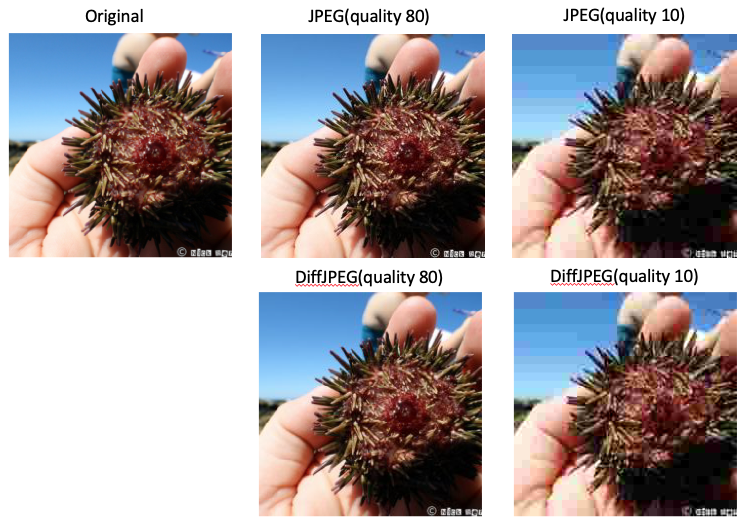
#> input picture models/OSN/DiffJPEG/diffjpeg.png, 748 x 525 px
$ python -i gen_copymove_inpainting_mask.py   (imports and definitions only)
#> lines starting #> are read from the running program, lines starting #| are printed output that depends on the picture; after the words box and inside, x2 and y2 are one past the last pixel; in counts of white or black regions, pixels touching at a corner belong together
#> further down, picture is the input picture: shape (525, 748, 3); mean B, G, R 160.6, 158.3, 166.3
# import the necessary packages
import os

import numpy as np
import argparse
import cv2
from PIL import Image
from pathlib import Path
from tqdm import tqdm

# image_root = '/home/zzt/Python_Projects/MVSS-Net/MVSS-Net-train/data/Casiav2/images/Au/'
# images = os.listdir(image_root)
# mask_saveroot = '../masks/'


def gen_mask_imginput(image):

    # load the original input image and display it to our screen
    # image = cv2.imread(image_path)

    h = image.shape[0]
#> h = 525
    w = image.shape[1]
#> w = 748
    length = np.random.randint((w // 100 * 5)+1, (w // 100 * 75)+1)  # 5%-75%的width
#> length = 208
    # print(length)
    mask = np.zeros((h, w), dtype="uint8")

    y = np.random.randint(0, h)
#> y = 192
    x = np.random.randint(0, w)
#> x = 707

    y1 = np.clip(y - length // 2, 0, h)
#> y1 = 88
    y2 = np.clip(y + length // 2, 0, h)
#> y2 = 296
    x1 = np.clip(x - length // 2, 0, w)
#> x1 = 603
    x2 = np.clip(x + length // 2, 0, w)
#> x2 = 748

    mask[y1: y2, x1: x2] = 255

    # mask = np.zeros(image.shape[:2], dtype="uint8")
    # cv2.rectangle(mask, (0, 0), (20, 20), 255, -1)
    # cv2.imshow("Rectangular Mask", mask)

    # apply our mask -- notice how only the person in the image is
    # cropped out
    masked = cv2.bitwise_and(image, image, mask=mask)
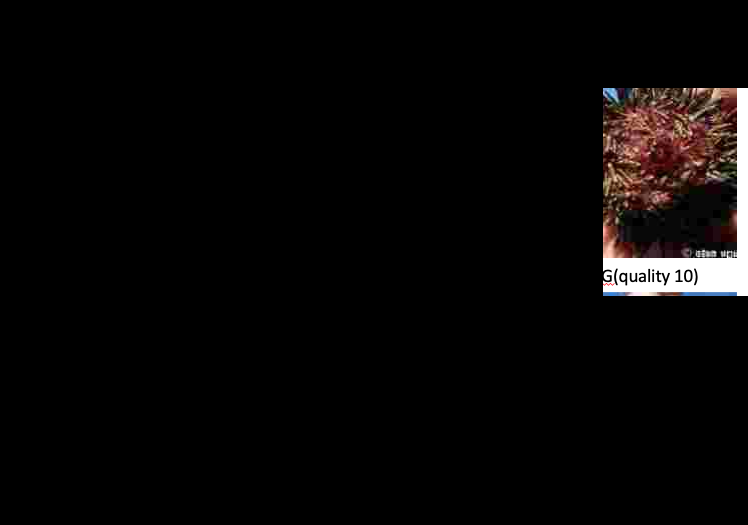
#> masked: shape (525, 748, 3); mean B, G, R 6.7, 7.1, 8.8
    # cv2.imshow("Mask Applied to Image", masked)
    # cv2.waitKey(0)

    # now, let's make a circular mask with a radius of 100 pixels and
    # apply the mask again
    mask_circle = np.zeros(image.shape[:2], dtype="uint8")
    mask_circle = cv2.circle(mask_circle, ((x1 + x2) // 2, (y1 + y2) // 2), length // 2, 255, -1)
    masked_circle = cv2.bitwise_and(image, image, mask=mask_circle)

    # show the output images
    # cv2.imshow("Circular Mask", mask_circle)
    # cv2.imshow("Mask Applied to Image", masked_circle)
    # cv2.waitKey(0)

    flag = np.random.randint(2)
    # print(flag)
    if flag == 0:
        mask_rect = Image.fromarray(cv2.cvtColor(mask, cv2.COLOR_BGR2RGB))
        # mask_savepath = os.path.join(mask_saveroot, Path(image_name).stem + '_gt.png')
        # mask_rect.save(mask_savepath)
        return mask_rect

    else:
        mask_circ = Image.fromarray(cv2.cvtColor(mask_circle, cv2.COLOR_BGR2RGB))
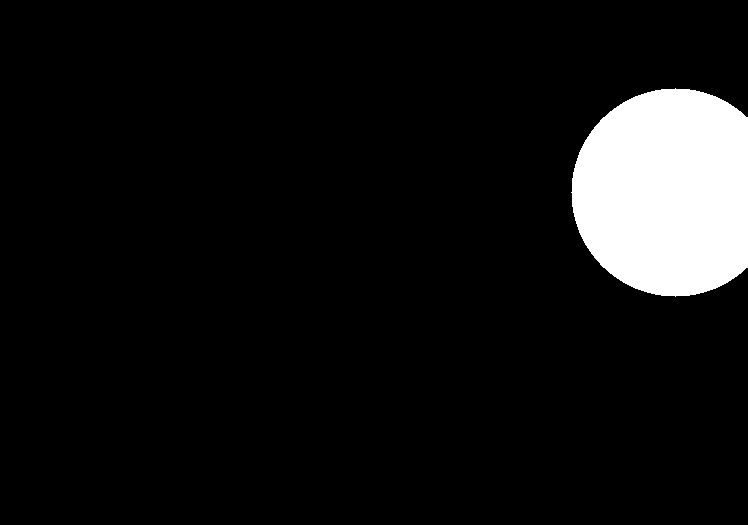
#> mask_circ: PIL image 748x525 RGB; 7.8% white; 1 white region, box (x1, y1, x2, y2) and area: (571, 88, 748, 297) 30715
        # mask_savepath = os.path.join(mask_saveroot, Path(image_name).stem + '_gt.png')
        # mask_circ.save(mask_savepath)
        return mask_circ


# [55 lines left out: function gen_mask, not called in this run]


# [60 lines not run here, left out]

>>> import cv2
>>> picture = cv2.imread('../models/OSN/DiffJPEG/diffjpeg.png')
>>> result = gen_mask_imginput(picture)
